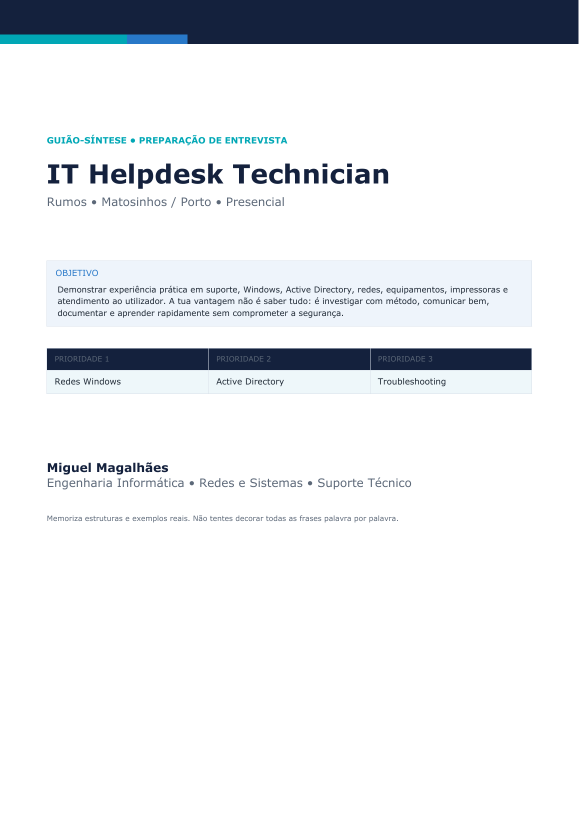
#> input picture tmp/pdfs/rumos_helpdesk_render/page-01.png, 1158 x 1638 px (shown at 1/2 size); its folder holds only this picture in this run
$ python make_rumos_contact_sheets.py
#> lines starting #> are read from the running program, lines starting #| are printed output that depends on the picture
from pathlib import Path

from PIL import Image, ImageDraw, ImageOps


files = sorted(Path("tmp/pdfs/rumos_helpdesk_render").glob("page-*.png"))
out = Path("tmp/pdfs/rumos_helpdesk_contact")
out.mkdir(exist_ok=True)

thumb_width = 430
padding = 18

for start in range(0, len(files), 4):
    items = []
    for path in files[start : start + 4]:
        image = Image.open(path).convert("RGB")
#> image is the input picture: PIL image 1158x1638 RGB; mean R, G, B 231.8, 234.4, 237.4
        height = round(image.height * thumb_width / image.width)
#> height = 608
        image = image.resize((thumb_width, height))
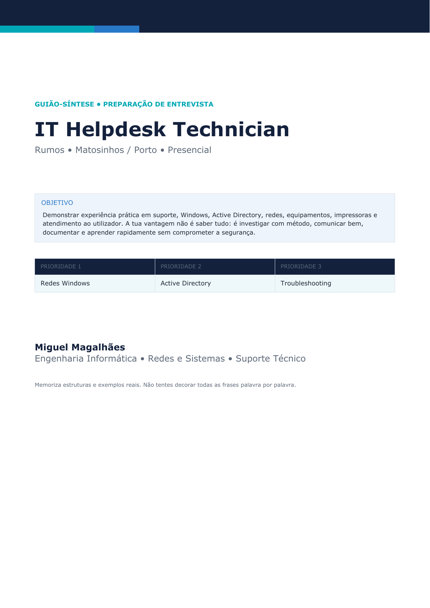
#> image: PIL image 430x608 RGB; mean R, G, B 231.7, 234.3, 237.3
        image = ImageOps.expand(image, border=2, fill=(120, 130, 145))
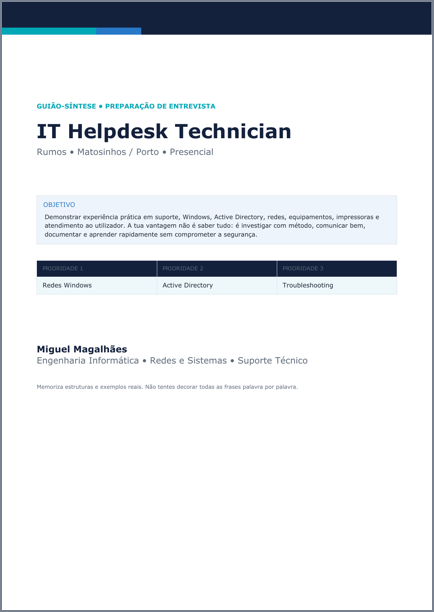
#> image: PIL image 434x612 RGB; mean R, G, B 230, 232.6, 235.9
        items.append((path, image))

    thumb_height = max(image.height for _, image in items)
#> thumb_height = 612
    canvas = Image.new(
        "RGB",
        (thumb_width * 2 + padding * 3, thumb_height * 2 + padding * 3 + 24),
        (225, 230, 236),
    )
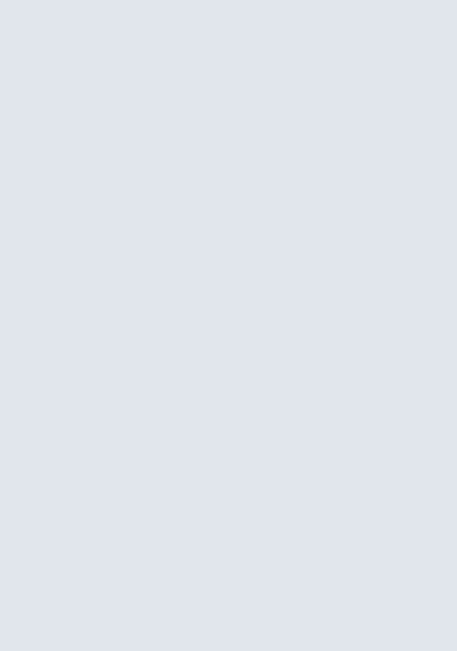
#> canvas: PIL image 914x1302 RGB (shown at 1/2 size); mean R, G, B 225, 230, 236
    draw = ImageDraw.Draw(canvas)
    for index, (path, image) in enumerate(items):
        x = padding + (index % 2) * (thumb_width + padding)
        y = padding + (index // 2) * (thumb_height + padding + 12)
        canvas.paste(image, (x, y))
        draw.text((x, y + image.height + 2), path.stem, fill=(20, 30, 45))
#> this loop made 1 pass
#> (x, y) on pass 1: (18, 18)
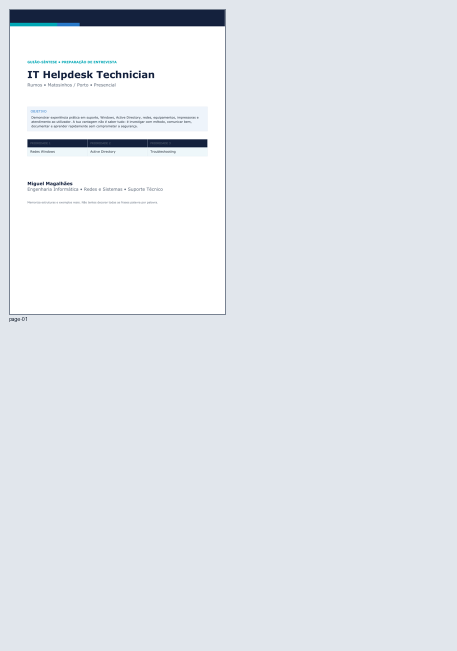
#> canvas: PIL image 914x1302 RGB (shown at 1/2 size); mean R, G, B 226.1, 230.6, 236

    canvas.save(out / f"contact-{start // 4 + 1}.png")

$ run again, on tmp/pdfs/rumos_helpdesk_render/page-06.png
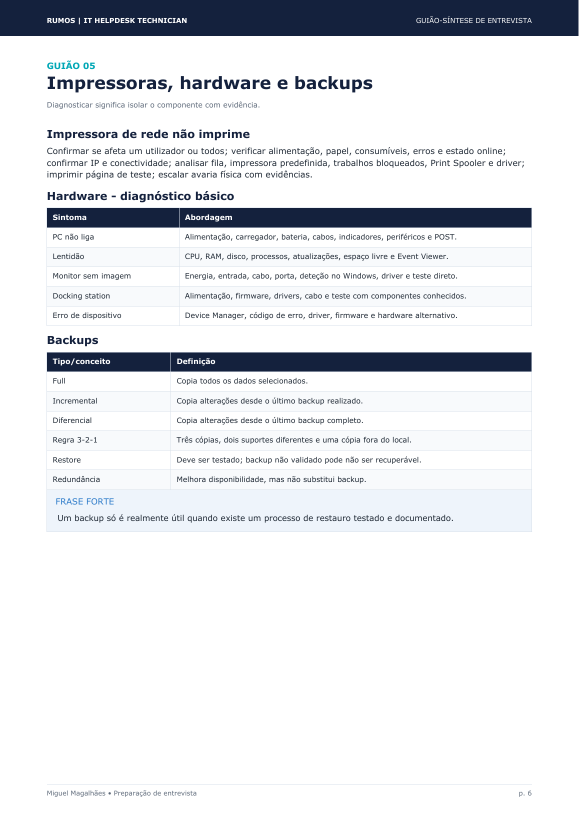
#> input picture tmp/pdfs/rumos_helpdesk_render/page-06.png, 1158 x 1638 px (shown at 1/2 size)
#> image is the input picture: PIL image 1158x1638 RGB; mean R, G, B 228.9, 230.8, 234
#> `image = ImageOps.expand(image, border=2, fill=(120, 130, 145))`:
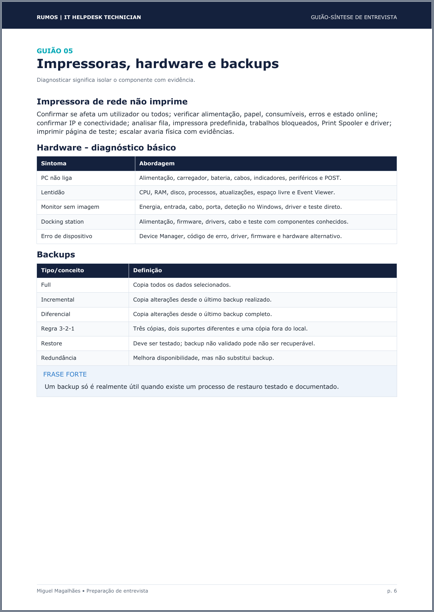
#> image: PIL image 434x612 RGB; mean R, G, B 227, 229, 232.5
#> thumb_height = 612
#> the loop `for index, (path, image) in enumerate(items):` made 1 pass
#> (x, y) on pass 1: (18, 18)
#> after the loop `for index, (path, image) in enumerate(items):`:
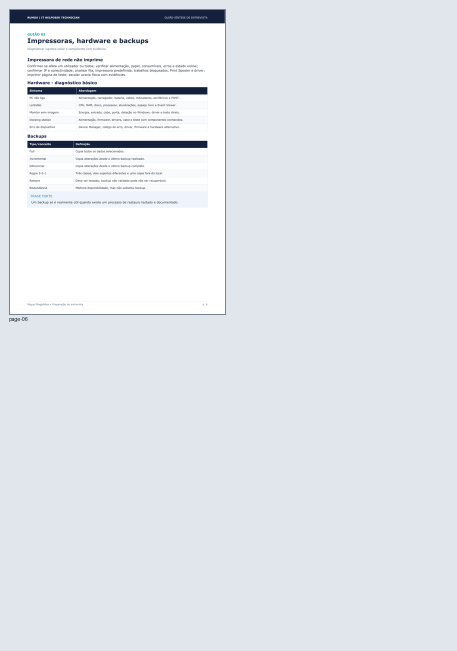
#> canvas: PIL image 914x1302 RGB (shown at 1/2 size); mean R, G, B 225.4, 229.8, 235.2

$ run again, on tmp/pdfs/rumos_helpdesk_render/page-02.png
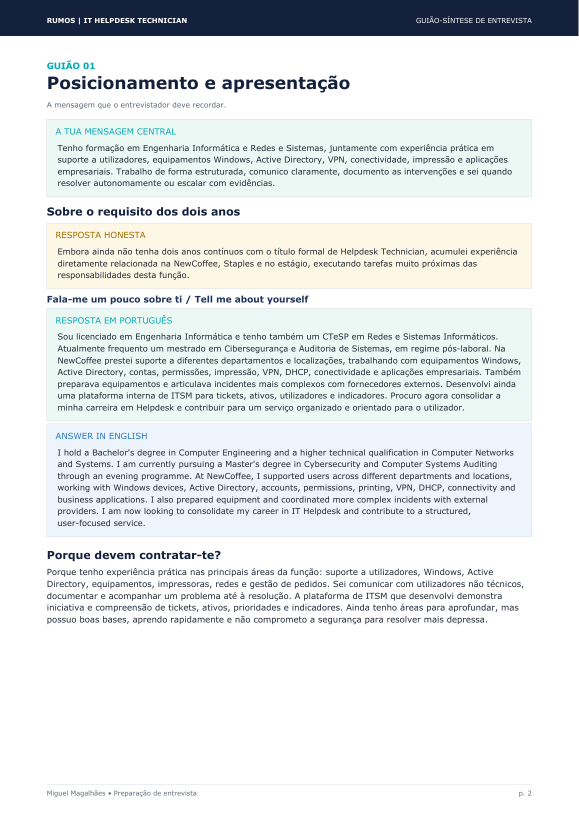
#> input picture tmp/pdfs/rumos_helpdesk_render/page-02.png, 1158 x 1638 px (shown at 1/2 size)
#> image is the input picture: PIL image 1158x1638 RGB; mean R, G, B 228.9, 232.4, 233.1
#> thumb_height = 612
#> the loop `for index, (path, image) in enumerate(items):` made 1 pass
#> (x, y) on pass 1: (18, 18)
#> after the loop `for index, (path, image) in enumerate(items):`:
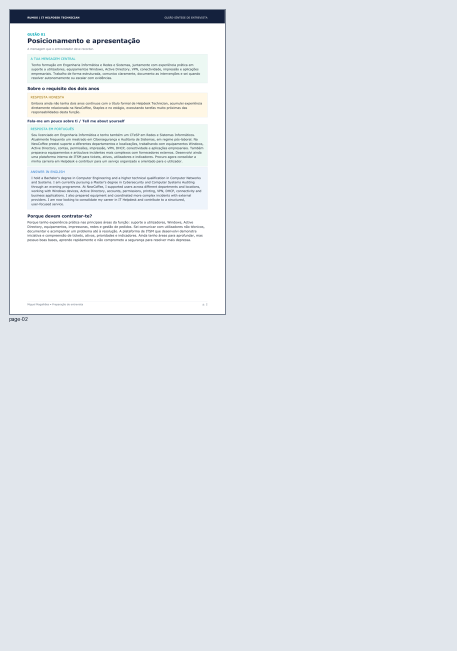
#> canvas: PIL image 914x1302 RGB (shown at 1/2 size); mean R, G, B 225.4, 230.1, 235
